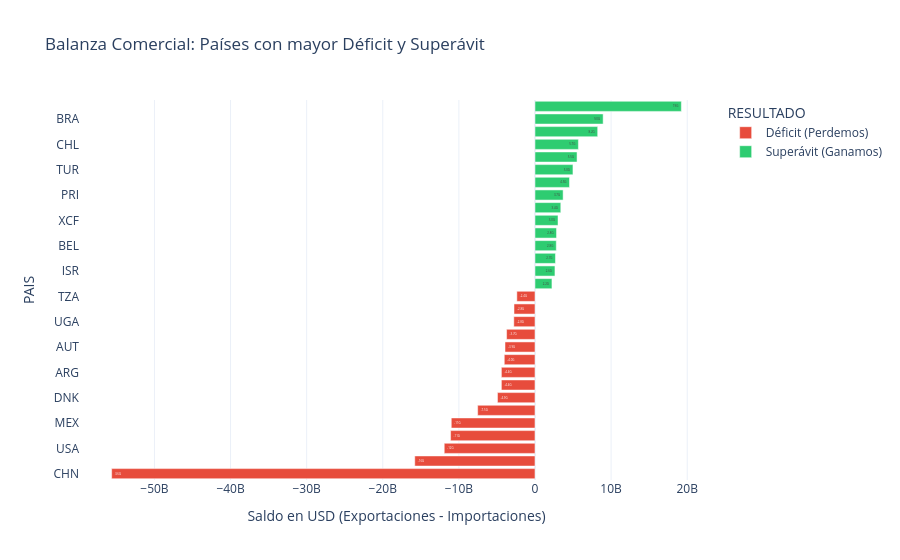

Notebook code cell kept with this figure:
### Code cell
fig = viz.graficar_saldo_paises(df_balanza, top_n=30
                                )
fig.show()
fig.write_image(os.path.join(ruta_imagenes, 'saldo_paises.png'))
fig.write_html(os.path.join(ruta_imagenes, 'saldo_paises.html'))

### Figure 1 — Plotly figure (JSON) as saved in the notebook; plotly's stock layout.template omitted (floating-point values rounded to 4 significant figures)
{"data": [{"hovertemplate": "RESULTADO=Déficit (Perdemos)<br>SALDO=%{x}<br>PAIS=%{y}<extra></extra>", "legendgroup": "Déficit (Perdemos)", "marker": {"color": "#E74C3C", "pattern": {"shape": ""}}, "name": "Déficit (Perdemos)", "orientation": "h", "showlegend": true, "textposition": "auto", "texttemplate": "%{x:.2s}", "type": "bar", "x": [-55620000000.0, -15800000000.0, -11920000000.0, -11090000000.0, -11000000000.0, -7533000000.0, -4929000000.0, -4416000000.0, -4415000000.0, -4035000000.0, -3939000000.0, -3734000000.0, -2783000000.0, -2756000000.0, -2385000000.0], "xaxis": "x", "y": ["CHN", "DEU", "USA", "ALB", "MEX", "FRA", "DNK", "KAZ", "ARG", "IRL", "AUT", "JPN", "UGA", "QAT", "TZA"], "yaxis": "y"}, {"hovertemplate": "RESULTADO=Superávit (Ganamos)<br>SALDO=%{x}<br>PAIS=%{y}<extra></extra>", "legendgroup": "Superávit (Ganamos)", "marker": {"color": "#2ECC71", "pattern": {"shape": ""}}, "name": "Superávit (Ganamos)", "orientation": "h", "showlegend": true, "textposition": "auto", "texttemplate": "%{x:.2s}", "type": "bar", "x": [2226000000.0, 2622000000.0, 2689000000.0, 2796000000.0, 2828000000.0, 3025000000.0, 3389000000.0, 3696000000.0, 4532000000.0, 4987000000.0, 5524000000.0, 5703000000.0, 8236000000.0, 8954000000.0, 19230000000.0], "xaxis": "x", "y": ["VEN", "ISR", "IND", "BEL", "DOM", "XCF", "KOR", "PRI", "ITA", "TUR", "ECU", "CHL", "NLD", "BRA", "PAN"], "yaxis": "y"}], "layout": {"barmode": "relative", "legend": {"title": {"text": "RESULTADO"}, "tracegroupgap": 0}, "title": {"text": "Balanza Comercial: Países con mayor Déficit y Superávit"}, "xaxis": {"anchor": "y", "domain": [0, 1], "title": {"text": "Saldo en USD (Exportaciones - Importaciones)"}}, "yaxis": {"anchor": "x", "domain": [0, 1], "title": {"text": "PAIS"}}}}
